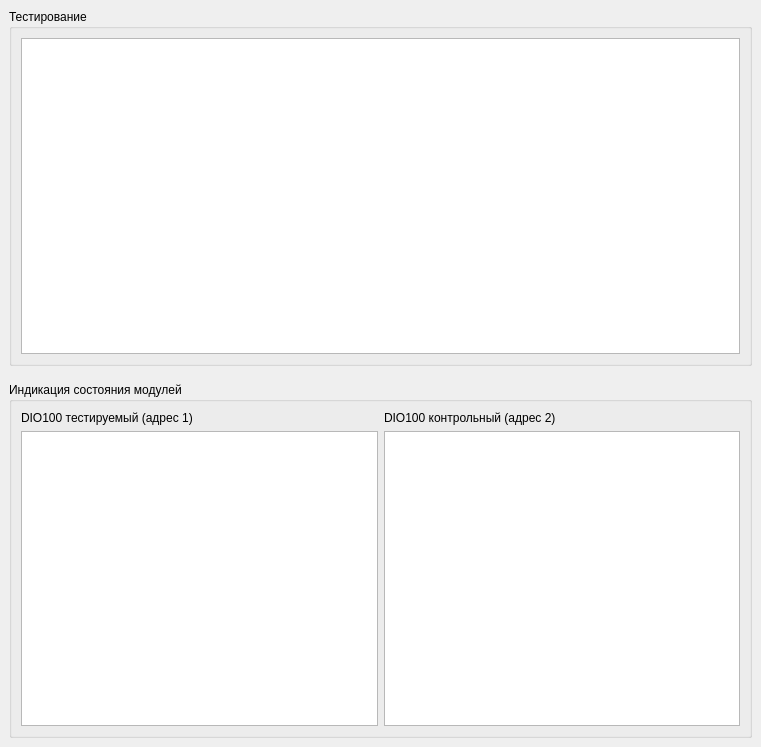
<ui version="4.0" >
 <class>MainWindow</class>
 <widget class="QMainWindow" name="MainWindow" >
  <property name="geometry" >
   <rect>
    <x>0</x>
    <y>0</y>
    <width>761</width>
    <height>747</height>
   </rect>
  </property>
  <property name="windowTitle" >
   <string>MainWindow</string>
  </property>
  <widget class="QWidget" name="centralwidget" >
   <layout class="QVBoxLayout" >
    <item>
     <widget class="QGroupBox" name="groupBox_2" >
      <property name="title" >
       <string>Тестирование</string>
      </property>
      <layout class="QVBoxLayout" >
       <item>
        <widget class="QTableWidget" name="tw_test" />
       </item>
      </layout>
     </widget>
    </item>
    <item>
     <spacer>
      <property name="orientation" >
       <enum>Qt::Vertical</enum>
      </property>
      <property name="sizeType" >
       <enum>QSizePolicy::Fixed</enum>
      </property>
      <property name="sizeHint" >
       <size>
        <width>20</width>
        <height>10</height>
       </size>
      </property>
     </spacer>
    </item>
    <item>
     <widget class="QGroupBox" name="groupBox" >
      <property name="title" >
       <string>Индикация состояния модулей</string>
      </property>
      <layout class="QGridLayout" >
       <item row="0" column="0" >
        <widget class="QLabel" name="label_2" >
         <property name="text" >
          <string>DIO100 тестируемый (адрес 1)</string>
         </property>
        </widget>
       </item>
       <item row="0" column="1" >
        <widget class="QLabel" name="label" >
         <property name="text" >
          <string>DIO100 контрольный (адрес 2)</string>
         </property>
        </widget>
       </item>
       <item row="1" column="0" >
        <widget class="QTableWidget" name="tw_tst" />
       </item>
       <item row="1" column="1" >
        <widget class="QTableWidget" name="tw_ref" />
       </item>
      </layout>
     </widget>
    </item>
   </layout>
  </widget>
 </widget>
 <resources/>
 <connections/>
</ui>
